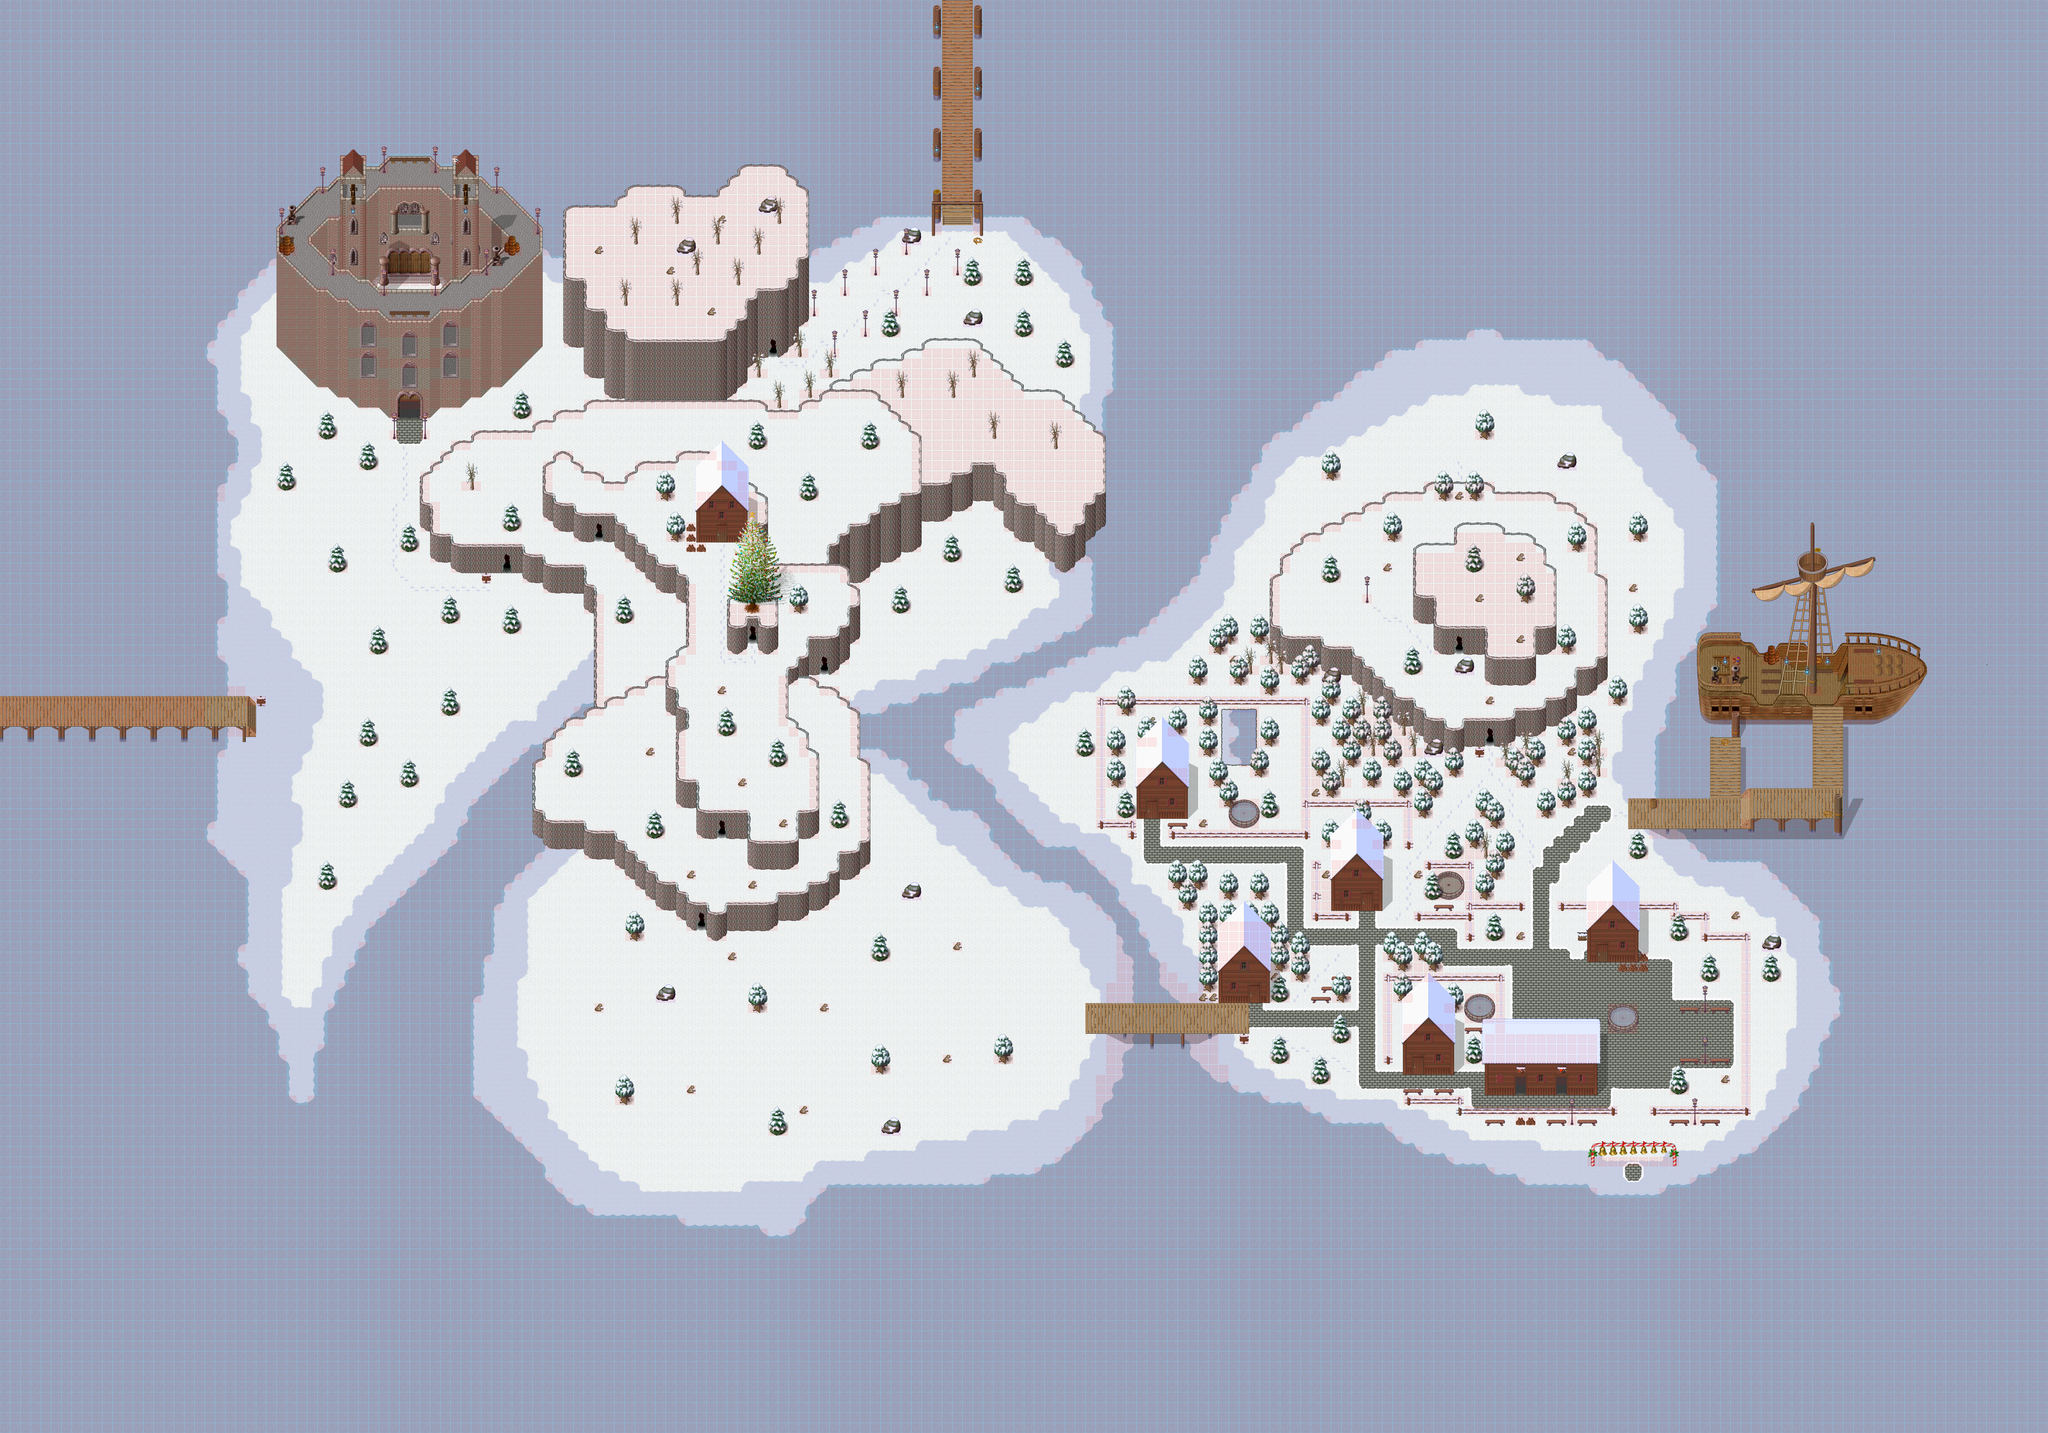

The image is a tile-based game level rendered from a .tmx file. Its description and source (layers, tilesets, objects; grid data summarised) follow:
An orthogonal 200x140 tile map with 32x32 px tiles, 8 tile layers (ground, ground2, ground3, ground4, ...), 16 tilesets and 55 objects (19x warp, 11x spawn, 9x script, Capitão Real, Guarda do Navio, ...).

<map version="1.0" orientation="orthogonal" width="200" height="140" tilewidth="32" tileheight="32">
 <properties>
  <property name="folder" value="010_PoloNorte" />
  <property name="minimap" value="/graphics/minimaps/010.png" />
  <property name="music" value="butterfly_tea_-_the_origins.ogg" />
  <property name="music-old" value="The Mana World - Snow Village.ogg" />
  <property name="name" value="Polo Norte" />
  <property name="pasta" value="010_PoloNorte" />
 </properties>
 <tileset firstgid="1" name="collision" tilewidth="32" tileheight="32">
  <image source="../graphics/tiles/collision.png" width="64" height="32" />
 </tileset>
 <tileset firstgid="3" name="Neve" tilewidth="32" tileheight="32">
  <image source="../graphics/tiles/Snow.png" width="512" height="512" />
 </tileset>
 <tileset firstgid="259" name="Neve_village" tilewidth="32" tileheight="32">
  <image source="../graphics/tiles/Snow_village.png" width="512" height="512" />
 </tileset>
 <tileset firstgid="515" name="Neve_x2" tilewidth="32" tileheight="64">
  <image source="../graphics/tiles/Snow_x2.png" width="512" height="64" />
 </tileset>
 <tileset firstgid="531" name="gelo" tilewidth="32" tileheight="32">
  <image source="../graphics/tiles/gelo.png" width="160" height="96" />
 </tileset>
 <tileset firstgid="546" name="Neve_x3" tilewidth="32" tileheight="96">
  <image source="../graphics/tiles/Snow_x3.png" width="512" height="96" />
 </tileset>
 <tileset firstgid="562" name="Cabanas e Fazenda" tilewidth="32" tileheight="32">
  <image source="../graphics/tiles/Woodland_village.png" width="512" height="512" />
 </tileset>
 <tileset firstgid="818" name="Árvore Natal" tilewidth="32" tileheight="32">
  <image source="../graphics/tiles/christmastree.png" width="224" height="256" />
 </tileset>
 <tileset firstgid="874" name="Snow_tree_x3" tilewidth="32" tileheight="96">
  <image source="../graphics/tiles/Snow_tree_x3.png" width="256" height="96" />
 </tileset>
 <tileset firstgid="882" name="Sombras" tilewidth="32" tileheight="32">
  <image source="../graphics/tiles/sombras.png" width="192" height="128" />
 </tileset>
 <tileset firstgid="906" name="Porto" tilewidth="32" tileheight="32">
  <image source="../graphics/tiles/Tulimshar_Docks.png" width="512" height="320" />
 </tileset>
 <tileset firstgid="1066" name="navio-br" tilewidth="32" tileheight="32">
  <image source="../graphics/tiles/navio-br.png" width="768" height="320" />
 </tileset>
 <tileset firstgid="1306" name="navio-br2" tilewidth="32" tileheight="32">
  <image source="../graphics/tiles/navio-br2.png" width="768" height="256" />
 </tileset>
 <tileset firstgid="1498" name="navio-br-mastro2" tilewidth="32" tileheight="32">
  <image source="../graphics/tiles/navio-br-mastro2.png" width="416" height="544" />
 </tileset>
 <tileset firstgid="1719" name="natalSinos_x3" tilewidth="32" tileheight="96">
  <image source="../graphics/tiles/natalSinos_x3.png" width="288" height="96" />
 </tileset>
 <tileset firstgid="1728" name="concreteWalls" tilewidth="32" tileheight="32">
  <image source="../graphics/tiles/concreteWalls.png" width="512" height="672" />
 </tileset>
 <layer name="ground" width="200" height="140">
  <data>[28000 cells, 28000 non-empty, 52 distinct tile ids]</data>
 </layer>
 <layer name="ground2" width="200" height="140">
  <data>[28000 cells, 2599 non-empty, 387 distinct tile ids]</data>
 </layer>
 <layer name="ground3" width="200" height="140">
  <data>[28000 cells, 368 non-empty, 61 distinct tile ids]</data>
 </layer>
 <layer name="ground4" width="200" height="140">
  <data>[28000 cells, 20 non-empty, 12 distinct tile ids]</data>
 </layer>
 <layer name="fringe" width="200" height="140">
  <data>[28000 cells, 676 non-empty, 63 distinct tile ids]</data>
 </layer>
 <layer name="top" width="200" height="140">
  <data>[28000 cells, 688 non-empty, 213 distinct tile ids]</data>
 </layer>
 <layer name="top2" width="200" height="140">
  <data>[28000 cells, 165 non-empty, 133 distinct tile ids]</data>
 </layer>
 <layer name="collision" width="200" height="140" opacity="0.16">
  <data>[28000 cells, 19017 non-empty, 1 distinct tile ids]</data>
 </layer>
 <objectgroup name="scripts" width="200" height="140" visible="0">
  <properties>
   <property name="file-boneco_neve" value="boneco_neve.conf" />
   <property name="file-duende_faisca" value="duende_faisca.conf" />
   <property name="file-duende_lulu" value="duende_lulu.conf" />
   <property name="file-duende_tampinha" value="duende_tampinha.conf" />
   <property name="file-duende_tunico" value="duende_tunico.conf" />
   <property name="file-fusus" value="fusus.conf" />
   <property name="file-guardadonavio" value="guardadonavio.conf" />
   <property name="file-jornaleiro" value="jornaleiro.conf" />
   <property name="file-placavelha" value="placavelha.conf" />
   <property name="file-presente" value="presente.conf" />
   <property name="file-raquel" value="raquel.conf" />
   <property name="file-sinos" value="sinos.conf" />
   <property name="off-file-fortiun" value="fortiun.conf" />
  </properties>
 </objectgroup>
 <objectgroup color="#ff5500" name="spawns" width="200" height="140" visible="0">
  <object name="Limo Rodolfo (8)" type="spawn" x="640" y="1248" width="704" height="2240">
   <properties>
    <property name="amount" value="8" />
    <property name="id" value="1016" />
   </properties>
  </object>
  <object name="Limo Noel (3)" type="spawn" x="608" y="1216" width="704" height="2240">
   <properties>
    <property name="amount" value="3" />
    <property name="id" value="1015" />
   </properties>
  </object>
  <object name="Limo de Gelo (8)" type="spawn" x="2656" y="1664" width="640" height="448">
   <properties>
    <property name="amount" value="8" />
    <property name="id" value="1318" />
   </properties>
  </object>
  <object name="Limo Noel (3)" type="spawn" x="1344" y="1248" width="1504" height="960">
   <properties>
    <property name="amount" value="3" />
    <property name="id" value="1015" />
   </properties>
  </object>
  <object name="Limo de Neve (15)" type="spawn" x="3488" y="1024" width="1693" height="1791">
   <properties>
    <property name="amount" value="15" />
    <property name="id" value="1319" />
   </properties>
  </object>
  <object name="Anjo (3)" type="spawn" x="1856" y="1280" width="704" height="1408">
   <properties>
    <property name="amount" value="3" />
    <property name="id" value="1373" />
   </properties>
  </object>
  <object name="Limo Rodolfo (8)" type="spawn" x="1792" y="2208" width="896" height="448">
   <properties>
    <property name="amount" value="8" />
    <property name="id" value="1016" />
   </properties>
  </object>
  <object name="Limo Rodolfo (8)" type="spawn" x="1472" y="2848" width="2016" height="1024">
   <properties>
    <property name="amount" value="8" />
    <property name="id" value="1016" />
   </properties>
  </object>
  </objectgroup>
 <objectgroup name="NPCs" width="200" height="140" visible="0">
  <!-- 2 objects omitted --></objectgroup>
 <objectgroup color="#ffff00" name="warps" width="200" height="140">
  <!-- 27 objects omitted --></objectgroup>
 <objectgroup name="objects" width="0" height="0" visible="0">
  <!-- 2 objects omitted --></objectgroup>
 <objectgroup name="pedraEmanar" width="200" height="140" visible="0">
  <!-- 4 objects omitted --></objectgroup>
 <objectgroup name="esconderijos" width="308" height="314" visible="0">
  <!-- 5 objects omitted --></objectgroup>
 <objectgroup color="#55007f" name="magin" width="200" height="140" visible="0">
  <!-- 4 objects omitted --></objectgroup>
 <objectgroup color="#0000ff" name="Comentarios" width="200" height="140" visible="0">
  <!-- 1 objects omitted --></objectgroup>
</map>
<!-- 47 of 55 objects omitted -->
